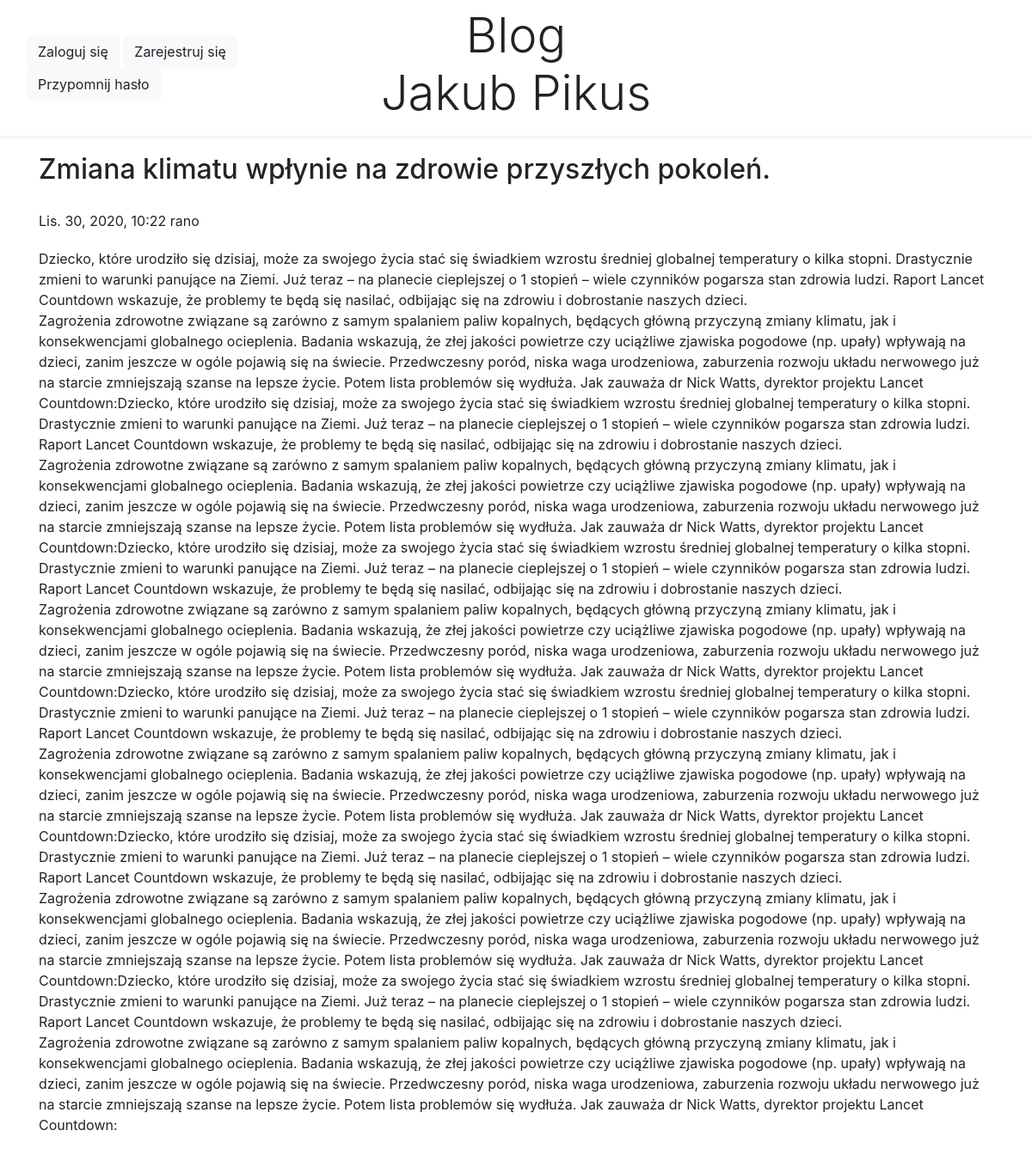
The app's page /post/1/ with its own data.
### blog/models.py (models this page shows, shortened)
class Post(models.Model):
    author = models.ForeignKey('auth.User', on_delete=models.CASCADE)
    title = models.CharField(max_length=200)
    text = models.TextField()
    created_date = models.DateTimeField(
            default=timezone.now)
    published_date = models.DateTimeField(
            blank=True, null=True)

### blog/views.py (the view)
# urls.py: path('post/<int:pk>/', views.post_detail, name='post_detail'),
def post_detail(request, pk):
    post = get_object_or_404(Post, pk=pk)
    return render(request, 'blog/post_detail.html', {'post': post})

### blog/templates/blog/post_detail.html (shortened to what this page needs)
{% extends 'blog/base.html' %}
{% block content %}
    <div class="post">
        <div class="row">
            <div class="col-12">
                <h2 style="margin-top: 20px;">{{ post.title }}</h2>
                <div class="row">
                    <div class="col-10">
                        {% if post.published_date %}
                            <div class="date" style="margin-top: 20px;">
                            {{ post.published_date }}
                            </div>
                    </div>
                    <div class="col-2">
                    </div>
                </div>
                <p style="margin-top: 20px;">{{ post.text|linebreaksbr }}</p>
            {% endif %}
            </div>
        </div>
    </div>
{% endblock %}

### records on screen
Post: title "Zmiana klimatu wpłynie na zdrowie przyszłych pokoleń.", published_date "Lis. 30, 2020, 10:22 rano", text "Dziecko, które urodziło się dzisiaj, może za swojego życia stać się świadkiem wzrostu średniej globalnej temperatury o kilka stopni. Drastycznie zmieni to warunki panujące na Ziemi. Już teraz – na planecie cieplejszej o 1 stopień – wiele czynników pogarsza stan zdrowia ludzi. Raport Lancet Countdown wskazuje, że problemy te będą się nasilać, odbijając się na zdrowiu i dobrostanie naszych dzieci. Zagrożenia zdrowotne związane są zarówno z samym spalaniem paliw kopalnych, będących główną przyczyną zmiany klimatu, jak i konsekwencjami globalnego ocieplenia. Badania wskazują, że złej jakości powietrze czy uciążliwe zjawiska pogodowe (np. upały) wpływają na dzieci, zanim jeszcze w ogóle pojawią…"
